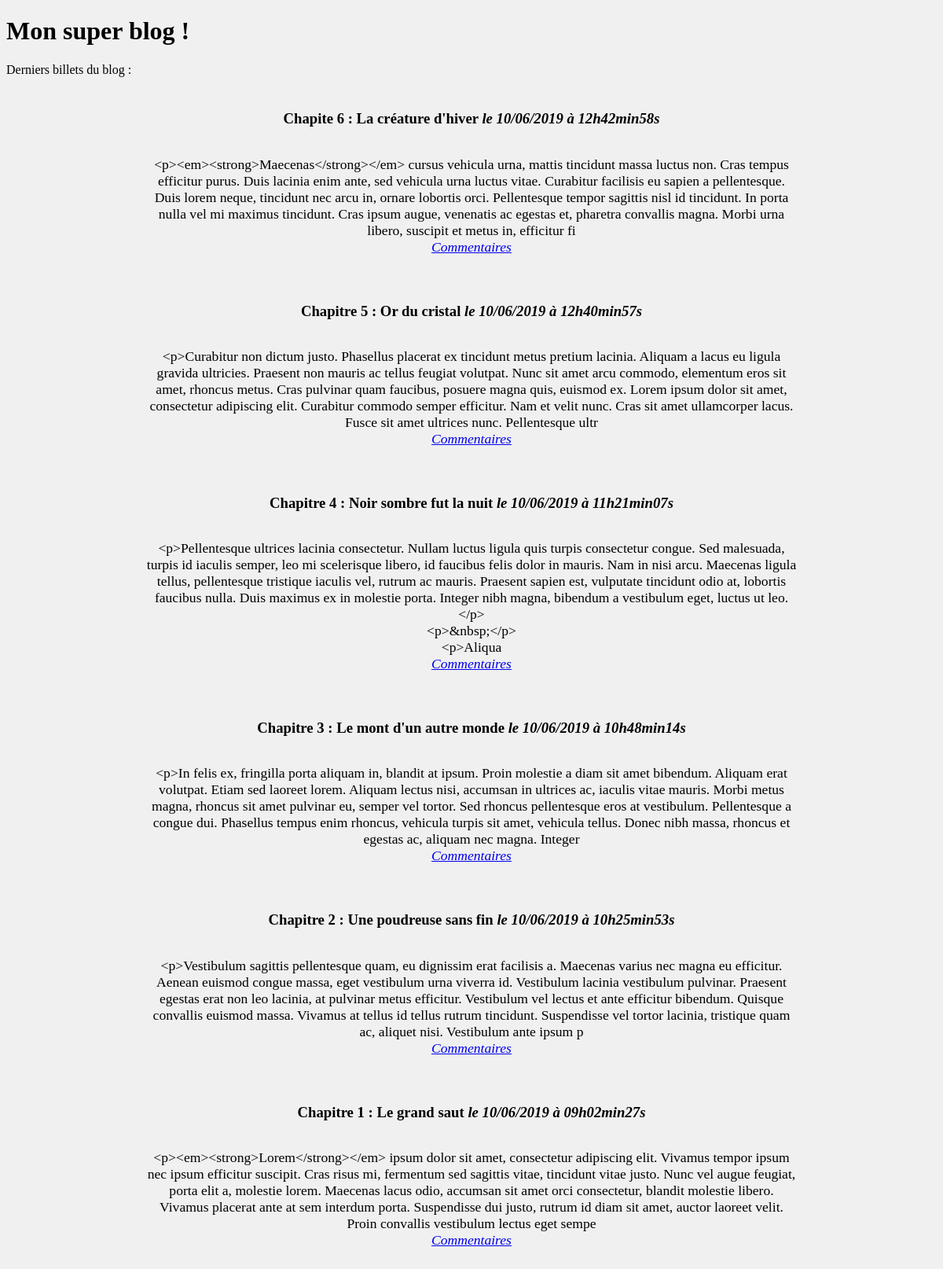
The page / on the database its author committed.
### tables this page shows
CREATE TABLE `articles` (
  `id` int(11) NOT NULL,
  `author` varchar(50) NOT NULL,
  `title` varchar(150) NOT NULL,
  `content` text NOT NULL,
  `date_creation` datetime NOT NULL DEFAULT CURRENT_TIMESTAMP,
  `date_modification` datetime NOT NULL DEFAULT CURRENT_TIMESTAMP
);

### Controller/functions.php (called while the page is built, shortened)
<?php
require_once('model/articleManager.php');
function listArticles() {
	$postManager = new \OpenClassrooms\Blog\Model\ArticleManager();
	$posts = $postManager->getArticles();
	require('View/listArticlesView.php');
}

### Model/articleManager.php (called while the page is built, shortened)
<?php
class ArticleManager extends Manager {
	public function getArticles() {
		$db = $this->dbConnect();
		$req = $db->query('SELECT id, title, SUBSTRING(content,1,500) AS content, DATE_FORMAT(date_creation, \'%d/%m/%Y à %Hh%imin%ss\') AS creation_date_fr FROM articles ORDER BY date_creation DESC');
		return $req;
	}
}

### View/listArticlesView.php (the view, shortened to what this page needs)
<h1>Mon super blog !</h1>
<p>Derniers billets du blog :</p>
<?php
while ($data = $posts->fetch())
{
?>
    <div class="news">
        <h3>
            <?= htmlspecialchars($data['title']) ?>
            <em>le <?= $data['creation_date_fr'] ?></em>
        </h3>
        <p>
            <?= nl2br(htmlspecialchars($data['content'])) ?>
            <br />
            <em><a href="index.php?action=article&amp;id=<?= $data['id'] ?>">Commentaires</a></em>
        </p>
    </div>
<?php
}
?>
<?php $content = ob_get_clean(); ?>
<?php require('template.php'); ?>

### index.php (shortened to what this page needs)
<?php
require('Controller/functions.php');
try {
	if (isset($_GET['action'])) {
		if ($_GET['action'] == 'listArticles') {
			listArticles();
		}
		elseif ($_GET['action'] == 'article') {
			if (isset($_GET['id']) && $_GET['id'] > 0) {
				article();
			}
			else {
				throw new Exception('Aucun identifiant de billet envoyé');
			}
		}
		elseif ($_GET['action'] == 'addComment') {
			if (isset($_GET['id']) && $_GET['id'] > 0) {
				if (!empty($_POST['author']) && !empty($_POST['comment'])) {
					addComment($_GET['id'], $_POST['author'], $_POST['comment']);
				}
				else {
					throw new Exception('Tous les champs ne sont pas remplis !');
				}
			} else {
				throw new Exception('Aucun identifiant de billet envoyé');
			}
		}
		elseif ($_GET['action'] == 'viewComment') {
			if (isset($_GET['id']) && $_GET['id'] > 0) {
                viewComment();
			}
			else {
				throw new Exception('Aucun commentaire trouvé !');
			}
		}
		elseif ($_GET['action'] == 'editComment') {
			if (isset($_GET['id']) && $_GET['id'] > 0) {
				if (!empty($_POST['comment'])) {
					editComment($_GET['id'], $_POST['comment']);
				}
				else {
					throw new Exception('Tous les champs ne sont pas remplis !');
				}
			}
			else {
				throw new Exception('Aucun identifiant de billet envoyé');
			}
		}
		elseif ($_GET['action'] == 'delComment') {
			if (isset($_GET['id']) && $_GET['id'] > 0) {
				delComment($_GET['id']);
			}
			else {
				throw new Exception('Aucun identifiant de billet envoyé');
			}
		}
		elseif($_GET['action'] == 'reportComment') {
			reportComment($_GET['id']);
		}
		elseif ($_GET['action'] == 'viewReport') {
			if (!empty($_SESSION['name'])) {
				afficherReportComment();
			} else {
				header('Location: index.php');
			}
		}
		elseif($_GET['action'] == 'okComment') {
			if (!empty($_SESSION['name'])) {
				approuvComment($_GET['id']);
			} else {
				header('Location: index.php');
			}
		}
		elseif ($_GET['action'] == "administration") {
			if(!empty($_POST['name']) && !empty($_POST['password'])) {
				$pwd = password_hash($_POST['password'], PASSWORD_DEFAULT);
				if($_POST['name'] == "Forteroche" && $pwd == password_verify('admin', $pwd)) {
					$_SESSION['name'] = $_POST['name'];
					header('Location: index.php?action=administration');
					espaceAdmin();
				} else {
					echo 'mauvaise combinaison de connexion';
					$errors['connexion'] = "Mauvaise combinaison de connexion";
				}
			} elseif (!empty($_SESSION['name'])) {
				espaceAdmin();
			} else {
				header('Location: index.php');
			}
		}
		elseif ($_GET['action'] == "deconnexion") {
			session_destroy();
			header('Location: index.php');
		}
		elseif ($_GET['action'] == 'createArticle') {
			if(!empty($_SESSION['name'])) {
				if (!empty($_POST['title']) && !empty($_POST['createtextarea'])) {
					createArticle();
				}
			} else { header('Location: index.php?action=administration'); }
		}
		elseif($_GET['action'] == "newArticle") {
			if(!empty($_SESSION['name'])) {
				newArticle();
			} else {
				header('Location: index.php?action=administration');
			}
		}
		elseif ($_GET['action'] == 'modifyArticle') {
			if(!empty($_SESSION['name'])) {
				if(!empty($_GET['id']) && $_GET['id'] > 0) {
					modifyArticle($_GET['id']);
				}
			} else {
				header('Location: index.php?action=administration');
			}
		}
		elseif ($_GET['action'] == 'validModif') {
			if(!empty($_SESSION['name'])) {
				if(!empty($_GET['id']) && $_GET['id'] > 0) {
					valideModifArticle($_GET['id']);
					header('Location: index.php?action=administration');
				}
			} else {
				header('Location: index.php?action=administration');
			}
		}
		elseif ($_GET['action'] == 'deleteArticle') {
			if(!empty($_SESSION['name'])) {
				if (isset($_GET['id']) && $_GET['id'] > 0) {
					deleteArticle($_GET['id']);
				}
			} else {
				header('Location: index.php?action=administration');
			}
		}
		elseif($_GET['action'] == "connexion") {
			if (empty($_SESSION['name'])) {
				connectAdmin();
			} else {
				header('Location: index.php?action=administration');
			}
		}
	} else {
		listArticles();
	}
}
catch(Exception $e) {
    echo 'Erreur : ' . $e->getMessage();
}

### View/template.php (shortened to what this page needs)
<!DOCTYPE html>
<html>
    <head>
        <link href="public/css/style.css" rel="stylesheet" />
    </head>
    <body>
        <?= $content ?>
    </body>
</html>

### Public/css/style.css (style rules this page uses)
body { background-color: rgb(240, 240, 240); }
.news { display: flex; flex-direction: column; text-align: center; width: 70%; margin: 0 15%; margin-top: 2%; }
.news p { font-size: 1.1em; }

### rows shown on the page
articles: title "Chapite 6 : La créature d'hiver", creation_date_fr "10/06/2019 à 12h42min58s", content "<p><em><strong>Maecenas</strong></em> cursus vehicula urna, mattis tincidunt massa luctus non. Cras tempus efficitur purus. Duis lacinia enim ante, sed vehicula urna luctus vitae. Curabitur facilisis eu sapien a pellentesque. Duis lorem neque, tincidunt nec arcu in, ornare lobortis orci. Pellentesque tempor sagittis nisl id tincidunt. In porta nulla vel mi maximus tincidunt. Cras ipsum augue, venenatis ac egestas et, pharetra convallis magna. Morbi urna libero, suscipit et metus in, efficitur fi"
articles: title "Chapitre 5 : Or du cristal", creation_date_fr "10/06/2019 à 12h40min57s", content "<p>Curabitur non dictum justo. Phasellus placerat ex tincidunt metus pretium lacinia. Aliquam a lacus eu ligula gravida ultricies. Praesent non mauris ac tellus feugiat volutpat. Nunc sit amet arcu commodo, elementum eros sit amet, rhoncus metus. Cras pulvinar quam faucibus, posuere magna quis, euismod ex. Lorem ipsum dolor sit amet, consectetur adipiscing elit. Curabitur commodo semper efficitur. Nam et velit nunc. Cras sit amet ullamcorper lacus. Fusce sit amet ultrices nunc. Pellentesque ultr"
articles: title "Chapitre 4 : Noir sombre fut la nuit", creation_date_fr "10/06/2019 à 11h21min07s", content "<p>Pellentesque ultrices lacinia consectetur. Nullam luctus ligula quis turpis consectetur congue. Sed malesuada, turpis id iaculis semper, leo mi scelerisque libero, id faucibus felis dolor in mauris. Nam in nisi arcu. Maecenas ligula tellus, pellentesque tristique iaculis vel, rutrum ac mauris. Praesent sapien est, vulputate tincidunt odio at, lobortis faucibus nulla. Duis maximus ex in molestie porta. Integer nibh magna, bibendum a vestibulum eget, luctus ut leo.</p> <p>&nbsp;</p> <p>Aliqua"
articles: title "Chapitre 3 : Le mont d'un autre monde", creation_date_fr "10/06/2019 à 10h48min14s", content "<p>In felis ex, fringilla porta aliquam in, blandit at ipsum. Proin molestie a diam sit amet bibendum. Aliquam erat volutpat. Etiam sed laoreet lorem. Aliquam lectus nisi, accumsan in ultrices ac, iaculis vitae mauris. Morbi metus magna, rhoncus sit amet pulvinar eu, semper vel tortor. Sed rhoncus pellentesque eros at vestibulum. Pellentesque a congue dui. Phasellus tempus enim rhoncus, vehicula turpis sit amet, vehicula tellus. Donec nibh massa, rhoncus et egestas ac, aliquam nec magna. Integer"
articles: title "Chapitre 2 : Une poudreuse sans fin", creation_date_fr "10/06/2019 à 10h25min53s", content "<p>Vestibulum sagittis pellentesque quam, eu dignissim erat facilisis a. Maecenas varius nec magna eu efficitur. Aenean euismod congue massa, eget vestibulum urna viverra id. Vestibulum lacinia vestibulum pulvinar. Praesent egestas erat non leo lacinia, at pulvinar metus efficitur. Vestibulum vel lectus et ante efficitur bibendum. Quisque convallis euismod massa. Vivamus at tellus id tellus rutrum tincidunt. Suspendisse vel tortor lacinia, tristique quam ac, aliquet nisi. Vestibulum ante ipsum p"
articles: title "Chapitre 1 : Le grand saut", creation_date_fr "10/06/2019 à 09h02min27s", content "<p><em><strong>Lorem</strong></em> ipsum dolor sit amet, consectetur adipiscing elit. Vivamus tempor ipsum nec ipsum efficitur suscipit. Cras risus mi, fermentum sed sagittis vitae, tincidunt vitae justo. Nunc vel augue feugiat, porta elit a, molestie lorem. Maecenas lacus odio, accumsan sit amet orci consectetur, blandit molestie libero. Vivamus placerat ante at sem interdum porta. Suspendisse dui justo, rutrum id diam sit amet, auctor laoreet velit. Proin convallis vestibulum lectus eget sempe"
